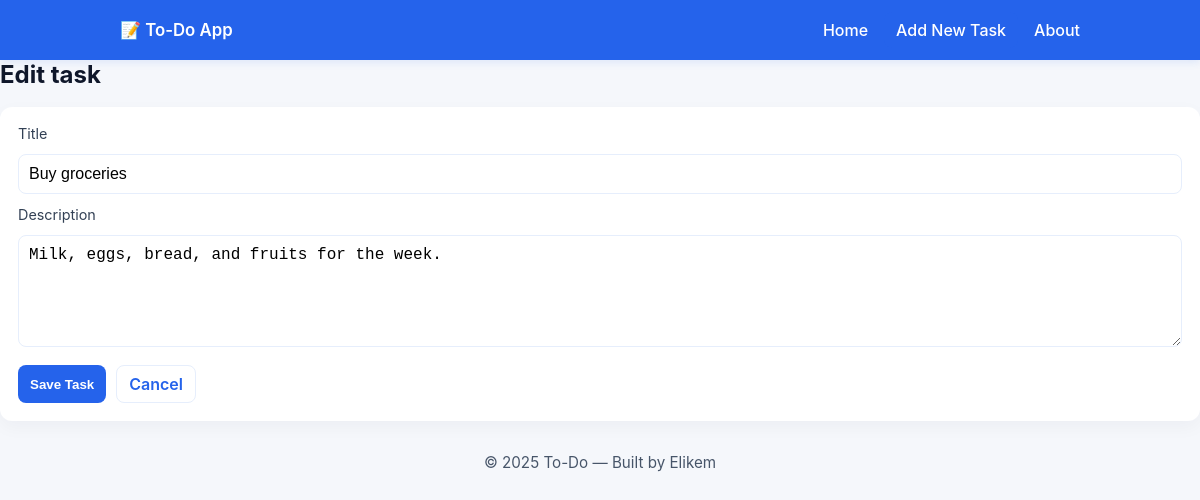
The page /edit-task/21/ on the database its author committed.
### main_blog/models.py (models this page shows, shortened)
class Todo(models.Model):
    title = models.CharField(max_length=100)
    description = models.CharField(max_length=300)
    completed = models.BooleanField(default=False)
    created_at = models.DateTimeField(auto_now_add= True)
    updated_at = models.DateTimeField(auto_now=True)
    category = models.ForeignKey(Category,on_delete=models.CASCADE,related_name="tasks")

### main_blog/views.py (the view, shortened to what this page needs)
# urls.py: path("edit-task/<int:id>/",views.edit_task,name = "edit_task"),
def edit_task(request,id):
    task = Todo.objects.get(id = id)
    context = {
        'task':task
    }
    return render(request,"edit_task.html",context)

### main_blog/templates/edit_task.html (shortened to what this page needs)
{% extends 'base.html' %}
{% load static %}
{% block body %}
  <main class="main
  <main class="main-content">
    <h1 class="page-title">Edit task</h1>
    <section class="form-card">
      <form class="task-form" method="POST">
        <label>Title</label>
        <input type="text" value ="{{ task.title }}" name="title" placeholder="Enter task title" required ">
        <label>Description</label>
        <textarea name="description"   rows="5" placeholder="Details...">{{ task.description }}</textarea>
        <div class="form-actions">
          <button type="submit" class="btn primary">Save Task</button>
          <a class="btn ghost" href="{% url 'index' %}">Cancel</a>
        </div>
      </form>
    </section>
  </main>
{% endblock body%}

### main_blog/static/style.css (style rules this page uses)
* { box-sizing: border-box; margin: 0; padding: 0; }
html,body { height: 100%; }
body { font-family: Inter, system-ui, -apple-system, "Segoe UI", Roboto, "Helvetica Neue", Arial; background: #f5f7fb; color: #222; display: flex; flex-direction: column; min-height: 100vh; -webkit-font-smoothing: antialiased; -moz-osx-font-smoothing: grayscale; }
.page-title { margin-bottom: 18px; font-size: 1.5rem; color: #0f172a; }
.task-container, .form-card, .detail-card, .info-card { background: #fff; border-radius: 12px; padding: 18px; box-shadow: 0 6px 18px rgba(15,23,42,0.04); }
.btn { display: inline-block; padding: 8px 12px; border-radius: 8px; font-weight: 600; text-decoration: none; border: none; cursor: pointer; background: transparent; }
.btn.primary { background: #2563eb; color: #fff; }
.btn.ghost { border: 1px solid #e6eefc; color: #2563eb; background: transparent; }
.task-form { display: flex; flex-direction: column; gap: 12px; }
.task-form label { font-size: 0.9rem; color: #334155; }
.task-form input[type="text"], .task-form input[type="date"], .task-form textarea, .task-form select { padding: 10px; border-radius: 8px; border: 1px solid #e6eefc; font-size: 1rem; outline: none; }
.form-actions { display: flex; gap: 10px; margin-top: 6px; }

### rows shown on the page
Todo: title "Buy groceries", description "Milk, eggs, bread, and fruits for the week."
